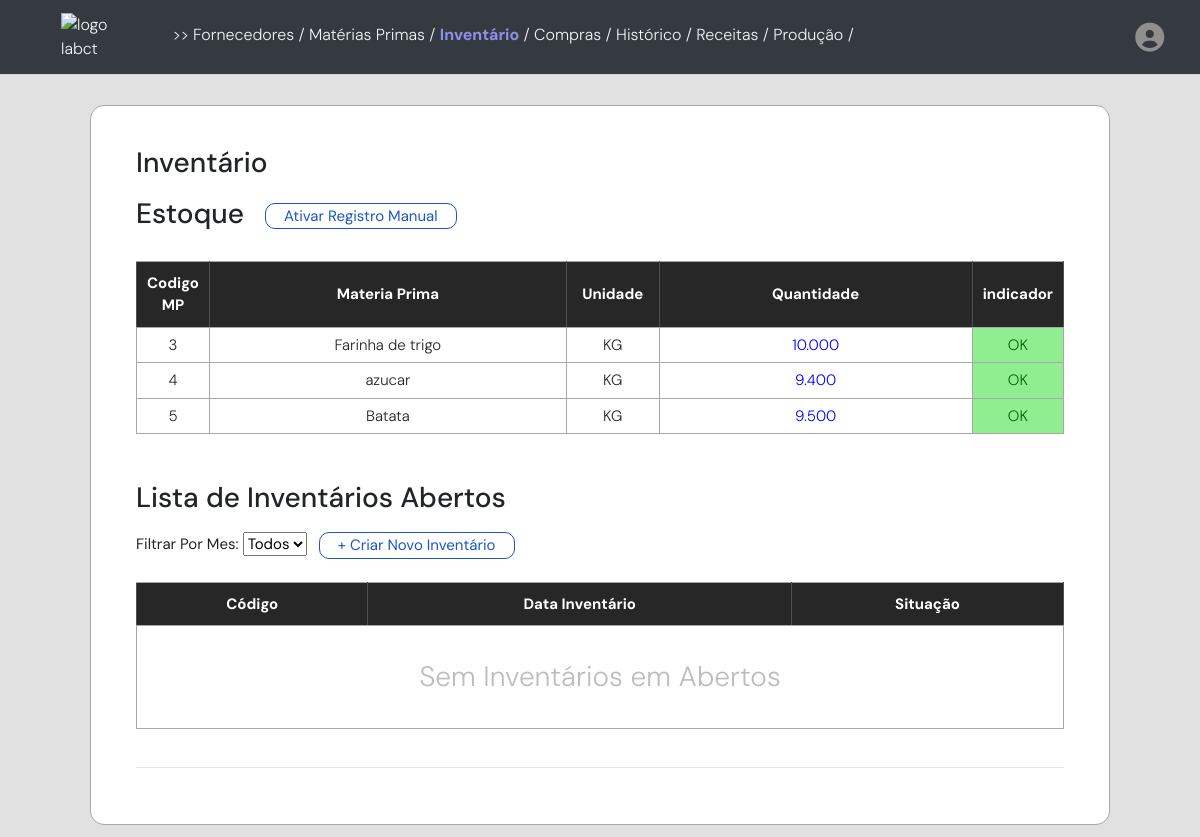
Before: /inventario (signed in) with the older database file.
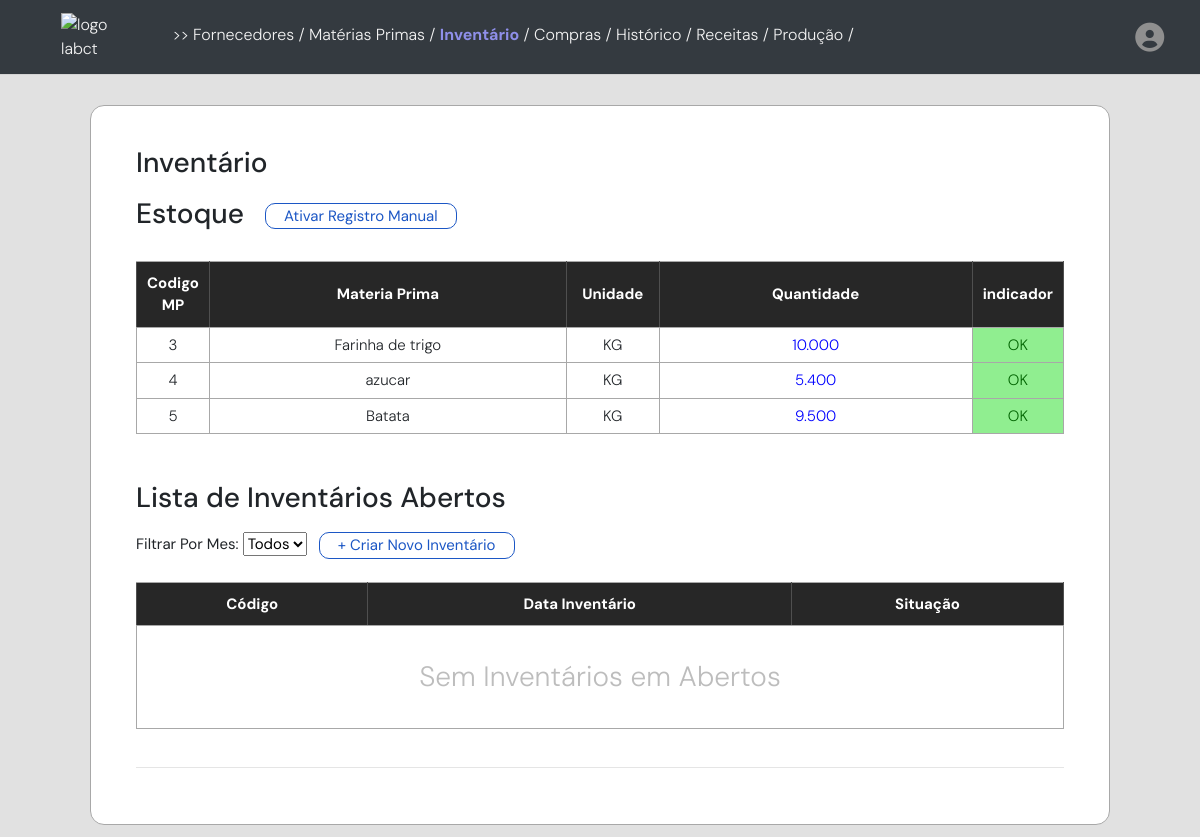
After: the same page with the newer database file.
### models/estoque_model.py (models this page shows, shortened)
class Estoque(db.Model):
    __tablename__ = "estoque"
    __table_args__ = {"extend_existing": True}
    id_estq = db.Column(db.Integer, primary_key=True, autoincrement=True)
    id_mp = db.Column(db.Integer, ForeignKey('materiasprimas.id_mp'), nullable=False)
    nome_mp = db.Column(db.String(75))
    unidade_mp = db.Column(db.Enum('KG','UN'))
    gms_mp = db.Column(db.Numeric(10, 3))
    pedidomin_mp = db.Column(db.Numeric(10,3))
    quantidade_estq = db.Column(db.Numeric(10,3), nullable=False)
    user_id = db.Column(db.Integer, db.ForeignKey('usuarios.id'), nullable=False)
    materias_primas = relationship("MateriasPrimas", back_populates="estoque")
    usuarios = db.relationship("Usuarios", back_populates="estoque")
    inventariosdados = db.relationship("InventarioDados", back_populates="estoque")

### app.py (the view, shortened to what this page needs)
@app.route('/inventario', methods=['GET', 'POST'])
def inventario():
    today_date = datetime.now()
    formatted_date = format_date(today_date, format='full', locale='pt')
    estoque = Estoque.query.filter_by(user_id=current_user.id).all()
    estoque_schema = EstoqueSchema(many=True)
    serialized_data_estq = estoque_schema.dump(estoque)
    materiasprimas = MateriasPrimas.query.filter_by(user_id=current_user.id).all()
    materiasprimas_schema = MateriasPrimasSchema(many=True)
    serialized_data_mp = materiasprimas_schema.dump(materiasprimas)
    historico = Historico.query.filter_by(user_id=current_user.id).all()
    historico_schema = HistoricoSchema(many=True)
    serialized_data_hst = historico_schema.dump(historico)
    inventario = Inventario.query.filter_by(user_id=current_user.id).all()
    inventario_schema = InventarioSchema(many=True)
    inventario_aberto = [invt for invt in inventario if invt.estado_invt == "Aberto"]
    inventario_fechado = [invt for invt in inventario if invt.estado_invt == "Fechado"]
    serialized_data_invtAberto = inventario_schema.dump(inventario_aberto)
    serialized_data_invtFechado = inventario_schema.dump(inventario_fechado)
    inventariodados = InventarioDados.query.filter_by(user_id=current_user.id).all()
    inventariodados_schema = InventarioDadosSchema(many=True)
    serialized_data_invtDados = inventariodados_schema.dump(inventariodados)
    return render_template('inventario.html',
                           historico=serialized_data_hst ,
                           estoque=serialized_data_estq,
                           today_date=formatted_date,
                            materiasprimas=serialized_data_mp,
                            datetime=datetime,
                            inventarioAberto=serialized_data_invtAberto,
                            inventarioFechado=serialized_data_invtFechado,
                            inventarioDados=serialized_data_invtDados,
                            )

### app.py (called while the page is built)
@login_manager.user_loader
def user_loader(user_id):
    return Usuarios.query.get(int(user_id))

### templates/inventario.html (shortened to what this page needs)
{% extends "base.html" %}
{% block content %}
<body>
    <div class="container">
        <div class="tabela">
            <div class="header">
                <div class="InventarioTitulo">
                    <h3>Inventário </h3>
                </div>
            </div>
            <div class="titulo">
                <div>
                    <h3>Estoque</h3>
                </div>
                <div class="ativarManual">
                    <button id="manualChangeBtn" style="margin-top: 6px;" class="btn-cadastrar">Ativar Registro
                        Manual</button>
                </div>
            </div>
            <br>
            <form action="/inventario" method="POST">
                <table>
                    <thead>
                        <tr>
                            <th style="width: 5%;">
                                Codigo MP
                            </th>
                            <th>
                                Materia Prima
                            </th>
                            <th style="width: 10%;">
                                Unidade
                            </th>
                            <th>
                                Quantidade
                            </th>
                            <th style="width: 8%;">indicador</th>
                        </tr>
                    </thead>
                    <tbody>
                        {% for estq in estoque %}
                        <tr>
                            <td>
                                {{estq.id_mp}}
                            </td>
                            <td>
                                {{estq.nome_mp}}
                            </td>
                            <td>
                                {{estq.unidade_mp}}
                            </td>
                            <td>
                                <span class="quantity" style="color: blue;">{{estq.quantidade_estq}}</span>
                            </td>
                            <td
                                style="background-color: {% if estq.gms_mp - estq.quantidade_estq > 0 %}yellow; color: red; font-weight: bold;{% else %}lightgreen; color: darkgreen;{% endif %}">
                                {% if estq.gms_mp - estq.quantidade_estq > 0 %}
                                Comprar
                                {% else %}
                                OK
                                {% endif %}
                            </td>
                        </tr>
                        {% endfor %}
                    </tbody>
                </table>
            </form>
            <div class="listaInventario">
                <br>
                <h3>Lista de Inventários Abertos</h3>
                <div
                    style="display: flex; width: 100%; flex-direction: row; justify-content: start; margin-block: 18px; gap: 12px;">
                    <div class="ferramentas">
                        <label style="font-weight: 400;">Filtrar Por Mes:</label>
                    </div>
                    <button class="btn-cadastrar" type="button" data-toggle="modal"
                        data-target="#fazerInventarioModal"> + Criar Novo Inventário</button>
                </div>
<table id="tabelaInventarios">
    <thead>
        <tr>
            <th>Código</th>
            <th>Data Inventário</th>
            <th>Situação</th>
        </tr>
    </thead>
    <tbody>
        {% if not inventarioAberto %}
                        <tr class="semCompras">
                            <td colspan="3">
                                <h3 style="font-weight: 300; color: rgb(189, 189, 189); margin-block: 28px;">Sem Inventários em
                                    Abertos</h3>
                            </td>
                        </tr>
        {% endif %}
    </tbody>
</table>
                <br>
                <hr>
            </div>
        </div>
    </div>
</body>
{% endblock %}

Changed rows visible on the page:
changed Estoque "azucar": quantidade_estq "9.400" → "5.400"
